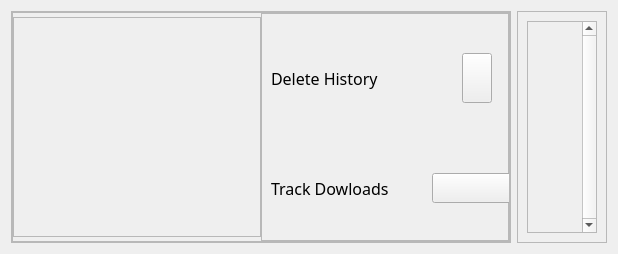
               <widget class="QWidget" name="page_history">
                <property name="autoFillBackground">
                 <bool>false</bool>
                </property>
                <layout class="QHBoxLayout" name="horizontalLayout_18">
                 <item>
                  <layout class="QHBoxLayout" name="horizontalLayout_17">
                   <item>
                    <widget class="QFrame" name="frame_left">
                     <property name="minimumSize">
                      <size>
                       <width>500</width>
                       <height>0</height>
                      </size>
                     </property>
                     <property name="frameShape">
                      <enum>QFrame::StyledPanel</enum>
                     </property>
                     <property name="frameShadow">
                      <enum>QFrame::Raised</enum>
                     </property>
                     <layout class="QVBoxLayout" name="verticalLayout_29">
                      <property name="spacing">
                       <number>0</number>
                      </property>
                      <property name="leftMargin">
                       <number>0</number>
                      </property>
                      <property name="topMargin">
                       <number>0</number>
                      </property>
                      <property name="rightMargin">
                       <number>0</number>
                      </property>
                      <property name="bottomMargin">
                       <number>0</number>
                      </property>
                      <item>
                       <widget class="QFrame" name="frame">
                        <property name="frameShape">
                         <enum>QFrame::StyledPanel</enum>
                        </property>
                        <property name="frameShadow">
                         <enum>QFrame::Raised</enum>
                        </property>
                        <widget class="QLabel" name="title_history_label">
                         <property name="geometry">
                          <rect>
                           <x>40</x>
                           <y>20</y>
                           <width>321</width>
                           <height>84</height>
                          </rect>
                         </property>
                         <property name="font">
                          <font>
                           <family>Product Sans</family>
                           <pointsize>24</pointsize>
                          </font>
                         </property>
                         <property name="styleSheet">
                          <string notr="true"/>
                         </property>
                         <property name="text">
                          <string>Previous Downloads ... </string>
                         </property>
                         <property name="wordWrap">
                          <bool>true</bool>
                         </property>
                        </widget>
                       </widget>
                      </item>
                      <item>
                       <widget class="QFrame" name="frame_2">
                        <property name="frameShape">
                         <enum>QFrame::StyledPanel</enum>
                        </property>
                        <property name="frameShadow">
                         <enum>QFrame::Raised</enum>
                        </property>
                        <layout class="QHBoxLayout" name="horizontalLayout_19">
                         <property name="spacing">
                          <number>0</number>
                         </property>
                         <property name="leftMargin">
                          <number>0</number>
                         </property>
                         <property name="topMargin">
                          <number>0</number>
                         </property>
                         <property name="rightMargin">
                          <number>0</number>
                         </property>
                         <property name="bottomMargin">
                          <number>0</number>
                         </property>
                         <item>
                          <widget class="QFrame" name="frame_5">
                           <property name="sizePolicy">
                            <sizepolicy hsizetype="Minimum" vsizetype="Minimum">
                             <horstretch>0</horstretch>
                             <verstretch>0</verstretch>
                            </sizepolicy>
                           </property>
                           <property name="maximumSize">
                            <size>
                             <width>250</width>
                             <height>220</height>
                            </size>
                           </property>
                           <property name="frameShape">
                            <enum>QFrame::StyledPanel</enum>
                           </property>
                           <property name="frameShadow">
                            <enum>QFrame::Raised</enum>
                           </property>
                           <layout class="QVBoxLayout" name="verticalLayout_31">
                            <item>
                             <widget class="QLabel" name="label_for_gear_icon_2">
                              <property name="maximumSize">
                               <size>
                                <width>200</width>
                                <height>200</height>
                               </size>
                              </property>
                              <property name="text">
                               <string/>
                              </property>
                              <property name="pixmap">
                               <pixmap>:/history/icons/white/history_white.png</pixmap>
                              </property>
                              <property name="scaledContents">
                               <bool>true</bool>
                              </property>
                             </widget>
                            </item>
                           </layout>
                          </widget>
                         </item>
                         <item alignment="Qt::AlignBottom">
                          <widget class="QFrame" name="frame_6">
                           <property name="minimumSize">
                            <size>
                             <width>246</width>
                             <height>228</height>
                            </size>
                           </property>
                           <property name="frameShape">
                            <enum>QFrame::StyledPanel</enum>
                           </property>
                           <property name="frameShadow">
                            <enum>QFrame::Raised</enum>
                           </property>
                           <widget class="QWidget" name="layoutWidget_2">
                            <property name="geometry">
                             <rect>
                              <x>10</x>
                              <y>150</y>
                              <width>241</width>
                              <height>51</height>
                             </rect>
                            </property>
                            <layout class="QHBoxLayout" name="horizontalLayout_20">
                             <item>
                              <widget class="QLabel" name="track_history_label">
                               <property name="font">
                                <font>
                                 <family>Product Sans</family>
                                 <pointsize>12</pointsize>
                                </font>
                               </property>
                               <property name="styleSheet">
                                <string notr="true"/>
                               </property>
                               <property name="text">
                                <string>Track Dowloads</string>
                               </property>
                              </widget>
                             </item>
                             <item>
                              <widget class="QPushButton" name="track_downloads_button">
                               <property name="maximumSize">
                                <size>
                                 <width>80</width>
                                 <height>30</height>
                                </size>
                               </property>
                               <property name="styleSheet">
                                <string notr="true"/>
                               </property>
                               <property name="text">
                                <string/>
                               </property>
                               <property name="icon">
                                <iconset resource="resources.qrc">
                                 <normaloff>:/toggle_off/icons/white/toggle_off.png</normaloff>:/toggle_off/icons/white/toggle_off.png</iconset>
                               </property>
                               <property name="iconSize">
                                <size>
                                 <width>80</width>
                                 <height>30</height>
                                </size>
                               </property>
                              </widget>
                             </item>
                            </layout>
                           </widget>
                           <widget class="QWidget" name="layoutWidget_3">
                            <property name="geometry">
                             <rect>
                              <x>10</x>
                              <y>40</y>
                              <width>241</width>
                              <height>51</height>
                             </rect>
                            </property>
                            <layout class="QHBoxLayout" name="horizontalLayout_21">
                             <property name="rightMargin">
                              <number>20</number>
                             </property>
                             <item>
                              <widget class="QLabel" name="history_delete_label">
                               <property name="font">
                                <font>
                                 <family>Product Sans</family>
                                 <pointsize>12</pointsize>
                                </font>
                               </property>
                               <property name="styleSheet">
                                <string notr="true"/>
                               </property>
                               <property name="text">
                                <string>Delete History</string>
                               </property>
                              </widget>
                             </item>
                             <item>
                              <widget class="QPushButton" name="history_delete_button">
                               <property name="sizePolicy">
                                <sizepolicy hsizetype="Minimum" vsizetype="Minimum">
                                 <horstretch>0</horstretch>
                                 <verstretch>0</verstretch>
                                </sizepolicy>
                               </property>
                               <property name="maximumSize">
                                <size>
                                 <width>30</width>
                                 <height>50</height>
                                </size>
                               </property>
                               <property name="styleSheet">
                                <string notr="true"/>
                               </property>
                               <property name="text">
                                <string/>
                               </property>
                               <property name="icon">
                                <iconset>
                                 <normaloff>:/history/icons/white/delete.png</normaloff>:/history/icons/white/delete.png</iconset>
                               </property>
                               <property name="iconSize">
                                <size>
                                 <width>50</width>
                                 <height>30</height>
                                </size>
                               </property>
                              </widget>
                             </item>
                            </layout>
                           </widget>
                          </widget>
                         </item>
                        </layout>
                       </widget>
                      </item>
                     </layout>
                    </widget>
                   </item>
                   <item>
                    <widget class="QFrame" name="frame_right">
                     <property name="frameShape">
                      <enum>QFrame::StyledPanel</enum>
                     </property>
                     <property name="frameShadow">
                      <enum>QFrame::Raised</enum>
                     </property>
                     <layout class="QVBoxLayout" name="verticalLayout_27">
                      <item>
                       <widget class="QScrollArea" name="scrollArea">
                        <property name="verticalScrollBarPolicy">
                         <enum>Qt::ScrollBarAlwaysOn</enum>
                        </property>
                        <property name="horizontalScrollBarPolicy">
                         <enum>Qt::ScrollBarAsNeeded</enum>
                        </property>
                        <property name="sizeAdjustPolicy">
                         <enum>QAbstractScrollArea::AdjustIgnored</enum>
                        </property>
                        <property name="widgetResizable">
                         <bool>true</bool>
                        </property>
                        <property name="alignment">
                         <set>Qt::AlignHCenter|Qt::AlignTop</set>
                        </property>
                        <widget class="QWidget" name="scrollAreaWidgetContents">
                         <property name="geometry">
                          <rect>
                           <x>0</x>
                           <y>0</y>
                           <width>477</width>
                           <height>435</height>
                          </rect>
                         </property>
                         <layout class="QVBoxLayout" name="verticalLayout_28">
                          <item>
                           <layout class="QVBoxLayout" name="history_layout">
                            <property name="sizeConstraint">
                             <enum>QLayout::SetMaximumSize</enum>
                            </property>
                            <property name="leftMargin">
                             <number>10</number>
                            </property>
                            <property name="topMargin">
                             <number>0</number>
                            </property>
                            <property name="rightMargin">
                             <number>10</number>
                            </property>
                            <property name="bottomMargin">
                             <number>0</number>
                            </property>
                           </layout>
                          </item>
                         </layout>
                        </widget>
                       </widget>
                      </item>
                     </layout>
                    </widget>
                   </item>
                  </layout>
                 </item>
                </layout>
               </widget>
